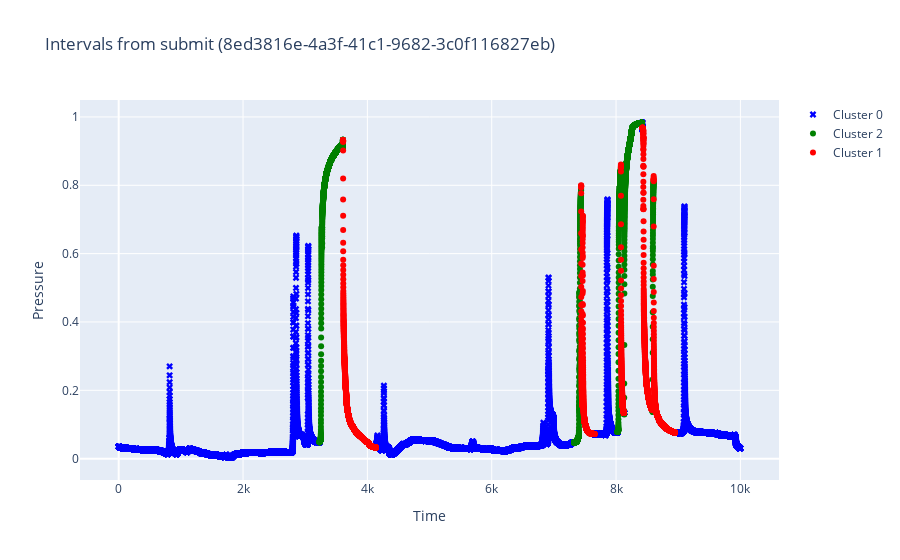

This figure's notebook cell:
### Markdown cell above
## Обработанная кластеризация

### Code cell
plot_data_from_submit(clust_df, filename, SUBMIT_OUTPUT_PATH)

### Figure 1 — Plotly figure (JSON) as saved in the notebook; plotly's stock layout.template omitted (floating-point values rounded to 4 significant figures; data arrays with more than 128 entries replaced by an {"elided": "..."} marker saying what was removed)
{"data": [{"marker": {"color": "blue", "size": 6, "symbol": "x"}, "mode": "markers", "name": "Cluster 0", "type": "scatter", "x": {"elided": "36930 float values"}, "y": {"elided": "36930 float values"}}, {"marker": {"color": "green", "size": 6, "symbol": "circle"}, "mode": "markers", "name": "Cluster 2", "type": "scatter", "x": {"elided": "4280 float values"}, "y": {"elided": "4280 float values"}}, {"marker": {"color": "red", "size": 6, "symbol": "circle"}, "mode": "markers", "name": "Cluster 1", "type": "scatter", "x": {"elided": "6318 float values"}, "y": {"elided": "6318 float values"}}], "layout": {"showlegend": true, "title": {"text": "Intervals from submit (8ed3816e-4a3f-41c1-9682-3c0f116827eb)"}, "xaxis": {"title": {"text": "Time"}}, "yaxis": {"title": {"text": "Pressure"}}}}
